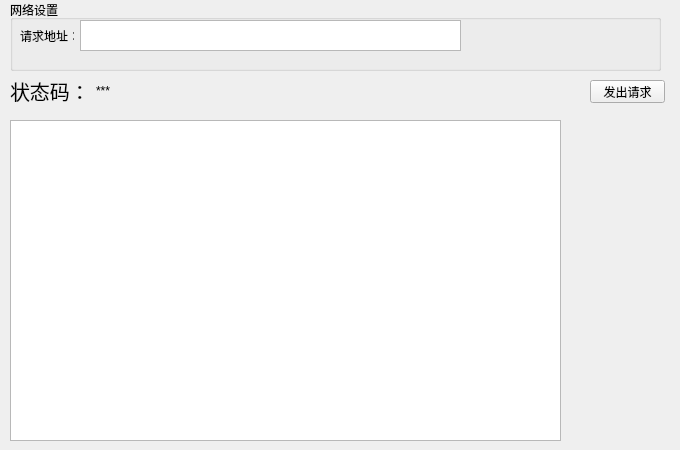
<?xml version="1.0" encoding="UTF-8"?>
<ui version="4.0">
 <class>Form</class>
 <widget class="QWidget" name="Form">
  <property name="geometry">
   <rect>
    <x>0</x>
    <y>0</y>
    <width>680</width>
    <height>450</height>
   </rect>
  </property>
  <property name="windowTitle">
   <string>Form</string>
  </property>
  <widget class="QGroupBox" name="groupBox">
   <property name="geometry">
    <rect>
     <x>10</x>
     <y>0</y>
     <width>651</width>
     <height>71</height>
    </rect>
   </property>
   <property name="title">
    <string>网络设置</string>
   </property>
   <widget class="QTextEdit" name="textEdit">
    <property name="geometry">
     <rect>
      <x>70</x>
      <y>20</y>
      <width>381</width>
      <height>31</height>
     </rect>
    </property>
   </widget>
   <widget class="QLabel" name="label">
    <property name="geometry">
     <rect>
      <x>10</x>
      <y>30</y>
      <width>54</width>
      <height>12</height>
     </rect>
    </property>
    <property name="text">
     <string>请求地址：</string>
    </property>
   </widget>
  </widget>
  <widget class="QPushButton" name="pushButton">
   <property name="geometry">
    <rect>
     <x>590</x>
     <y>80</y>
     <width>75</width>
     <height>23</height>
    </rect>
   </property>
   <property name="text">
    <string>发出请求</string>
   </property>
  </widget>
  <widget class="QTextEdit" name="textEdit_2">
   <property name="geometry">
    <rect>
     <x>10</x>
     <y>120</y>
     <width>551</width>
     <height>321</height>
    </rect>
   </property>
  </widget>
  <widget class="QWidget" name="horizontalLayoutWidget">
   <property name="geometry">
    <rect>
     <x>10</x>
     <y>70</y>
     <width>160</width>
     <height>41</height>
    </rect>
   </property>
   <layout class="QHBoxLayout" name="horizontalLayout">
    <item>
     <widget class="QLabel" name="label_2">
      <property name="font">
       <font>
        <family>微软雅黑</family>
        <pointsize>15</pointsize>
       </font>
      </property>
      <property name="text">
       <string>状态码：</string>
      </property>
     </widget>
    </item>
    <item>
     <widget class="QLabel" name="label_3">
      <property name="text">
       <string>***</string>
      </property>
     </widget>
    </item>
   </layout>
  </widget>
 </widget>
 <resources/>
 <connections/>
</ui>
